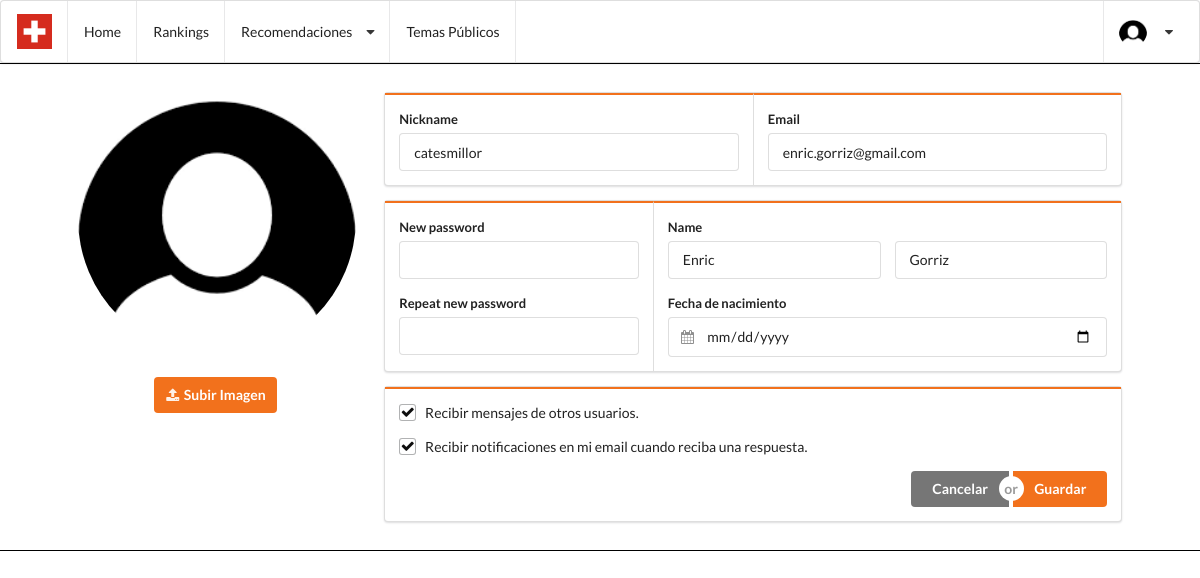
/modificar_perfil.php (signed in), run on the app's committed database.
### tables this page shows
CREATE TABLE IF NOT EXISTS `tbl_user` (
		`user_id` int(11) NOT NULL,
		`user_nickname` varchar(50) NOT NULL,
		`user_email` varchar(50) NOT NULL,
		`user_password` varchar(50) NOT NULL,
		`user_name` varchar(30) NULL,
		`user_surname` varchar(50) NULL,
		`user_dateofbirth` date NULL,
		`user_avatar` varchar(50) NULL,
		`user_gender` tinyint(1) NULL,
		`user_response` boolean default true NULL,
		`user_notification` boolean default true NULL
	);

### modificar_perfil.php (the view, shortened to what this page needs)
<?php
	include ("conexion.php");
    $fecha = date('Y-m-j');
    $nuevafecha = strtotime ( '-18 year' , strtotime ( $fecha ) ) ;
    $nuevafecha = date ( 'Y-m-j' , $nuevafecha );
    $sql = "SELECT * FROM tbl_user WHERE user_id='$_SESSION[wizzperid]'";
    $datos = mysqli_query($con, $sql);
    while($send = mysqli_fetch_array($datos)){
		$nickname=utf8_encode($send['user_nickname']);
		$email=utf8_encode($send['user_email']);
		$nombre=utf8_encode($send['user_name']);
		$apellidos=utf8_encode($send['user_surname']);
		$birth=$send['user_dateofbirth'];
		$respuestas=$send['user_response'];
		$notificaciones=$send['user_notification'];
	}
?>
<!DOCTYPE html>
<html lang="es">
    <head>
        <link rel="stylesheet" type="text/css" href="css/style.css">
        <link rel="stylesheet" type="text/css" href="dist/semantic.min.css">
    </head>
    <body>
		<header>
            <nav class="ui stackable menu">
                <span class="item"><img class="ui mini image" src="media/logo/loguito.png"></span>
                <a class="item" href="index.php">
                    Home
                </a>
                <a class="item" href="rankings.php">
                    Rankings
                </a>
                <div class="ui simple dropdown item">
                    Recomendaciones <i class="dropdown icon"></i>
                </div>
                <a class="item" href="temasPublicos.php">
                    Temas Públicos
                </a>
                <div class="ui simple right floated dropdown item" id="user_options">
                    <img class="ui avatar image" src="media/img/users_avatar.png"><?php echo $_COOKIE["wizzpercookielogin"];?><i class="dropdown icon"></i>
                </div>
            </nav>
        </header>
		<div class="ui stackable grid" id="grid_cuerpo">
        	<div class="four column row">
        		<div class="one wide column"></div>
        		<div class="four wide center aligned column">
        			<img class="ui medium circular image" src="media/img/users_avatar.png"><br/>
					<div>
						<label for="file" class="ui orange icon button">
						<i class="upload icon"></i>
						Subir Imagen</label>
					</div>
        		</div>
        		<div class="ten wide column">
        			<form class="ui modifcarPerfil form" name="modi" method="POST" action="procs/modificar_perfil.proc.php">
        				<div class="ui horizontal segments">
							<div class="ui orange segment">
								<div class="field">
									<label>Nickname</label>
									<input type="text" name="mod_nickname" value="<?php echo $nickname; ?>">
								</div>
							</div>
							<div class="ui orange segment">
								<div class="field">
									<label>Email</label>
									<input type="email" name="mod_email" value="<?php echo $email; ?>">
								</div>
							</div>
						</div>
						<div class="ui horizontal segments">
							<div class="ui orange segment">
								<div class="field">
									<label>New password</label>
									<input type="password" name="mod_password">
								</div>
								<div class="field">
									<label>Repeat new password</label>
									<input type="password" name="mod_repeat_password">
								</div>
							</div>
							<div class="ui orange segment">
								<div class="field">
									<label>Name</label>
									<div class="two fields">
										<div class="field">
											<input type="text" name="mod_nombre" value="<?php echo $nombre; ?>">
										</div>
										<div class="field">
											<input type="text" name="mod_apellidos" value="<?php echo $apellidos; ?>">
										</div>
									</div>
								</div>
								<div class="field">
									<label>Fecha de nacimiento</label>
	                                <div class="ui left icon input">
	                                    <input type="date" name="mod_dateofbirth" max='<?php echo $nuevafecha;?>' value='<?php echo $birth;?>'>
	                                </div>
                            	</div>
							</div>
						</div>
						<div class="ui horizontal segments">
							<div class="ui left aligned orange segment">
								<div class="ui checkbox">
								<?php
									if($respuestas!=0){
								?>
										<label>Recibir mensajes de otros usuarios.</label>
								<?php
									}else{
								?>
										<input type="checkbox" name="recibir_mensajes">
										<label>Recibir mensajes de otros usuarios.</label>
								<?php
									}
								?>
								</div>
								<div class="ui checkbox">
									<?php
									if($notificaciones!=0){
									?>
										<label>Recibir notificaciones en mi email cuando reciba una respuesta.</label>
									<?php
									}else{
									?>
										<input type="checkbox" name="notif_email">
										<label>Recibir notificaciones en mi email cuando reciba una respuesta.</label>
									<?php
									}
									?>
								</div>
								<div class="ui right floated buttons">
									<button class="ui grey button" type="reset">Cancelar</button>
									<div class="or"></div>
									<button class="ui orange button" type="submit">Guardar</button>
								</div>
							</div>
						</div>
					</form>
        		</div>
        		<div class="one wide column"></div>
        	</div>
		</div>
    </body>
</html>

### css/style.css (style rules this page uses)
#user_options { right:10px; }
#grid_cuerpo { margin-top:0px; border:solid 1px black; }

### data on the page
tbl_user: mod_nickname "catesmillor", mod_email "enric.gorriz@gmail.com", mod_nombre "Enric", mod_apellidos "Gorriz"
